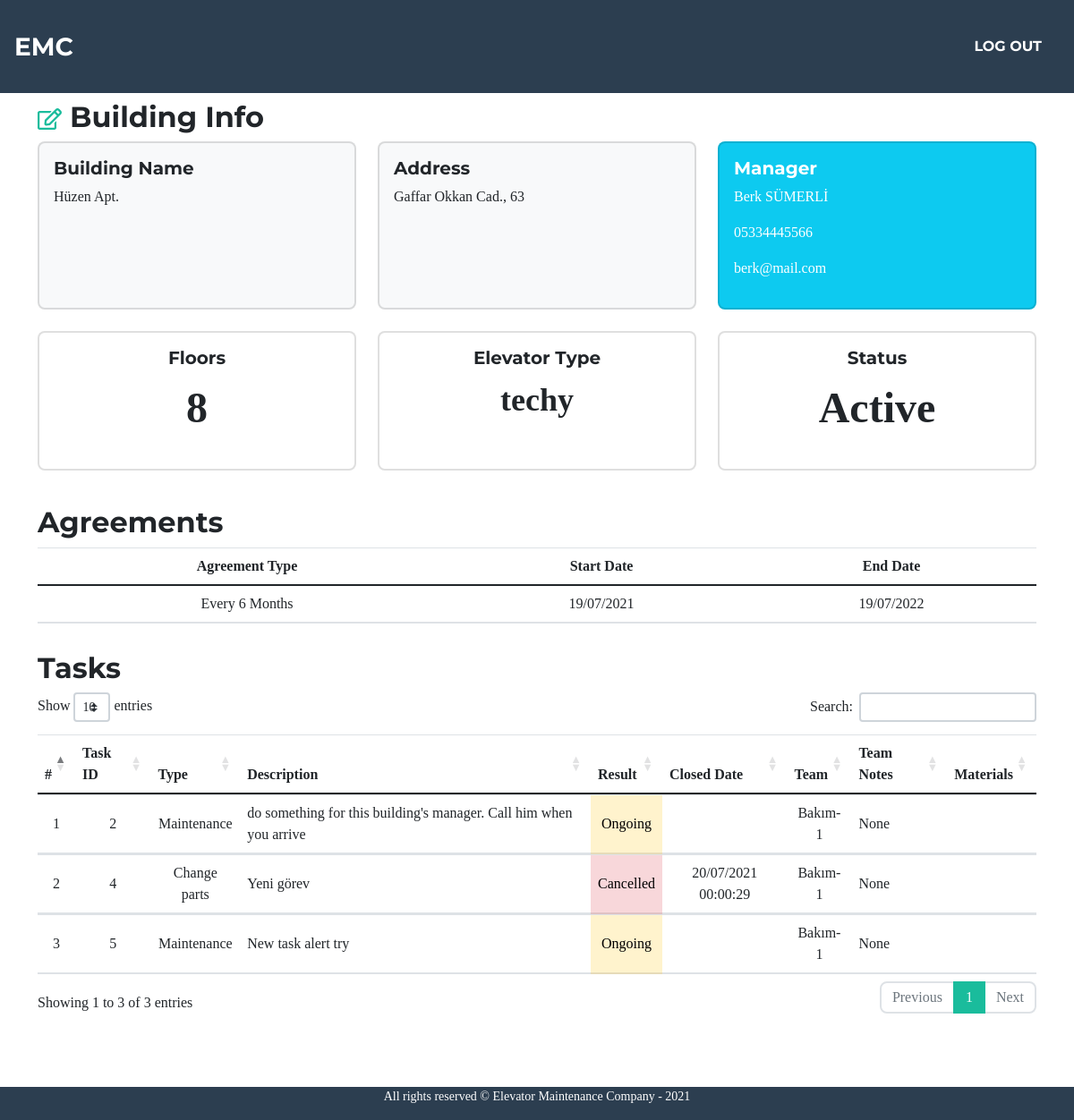
Before: /buildingDetail/2 (signed in) with the older database file.
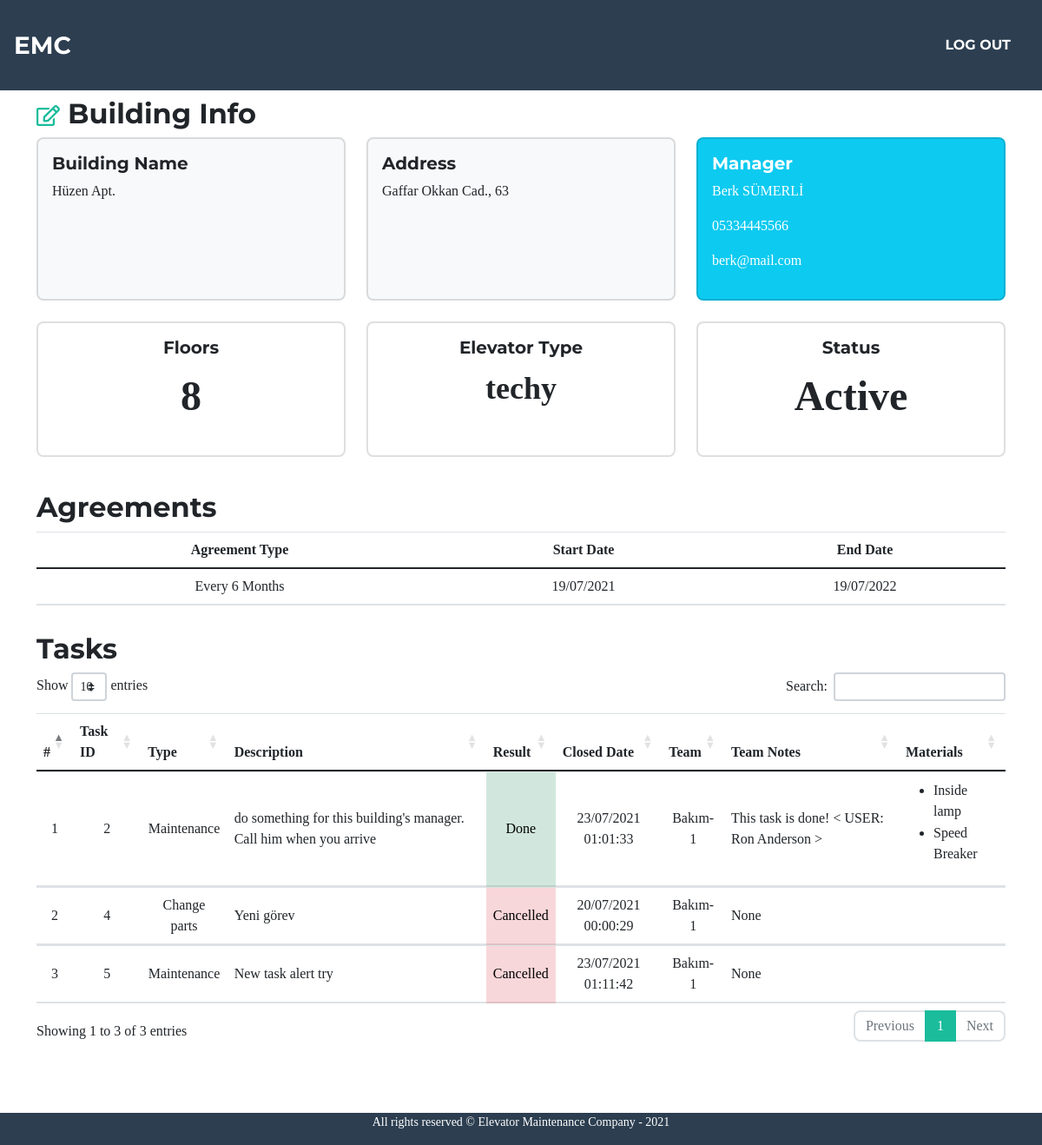
After: the same page with the newer database file.
### maintenance/models.py (models this page shows, shortened)
class Building(models.Model):
    address = models.CharField(max_length=300)
    coordinates = models.CharField(null=True, max_length=32)
    name = models.CharField(max_length=50)
    manager = models.CharField(max_length=100)
    phone_message = 'Phone number must be entered in the format: 05xxxxxxxxx'
    phone_regex = RegexValidator(
        regex=r'^(05)\d{9}$',
        message=phone_message
    )
    phone = models.CharField(validators=[phone_regex], max_length=11,
                             null=True, blank=True)
    email = models.EmailField(null=True, blank=True, max_length=100)
    floors = models.PositiveSmallIntegerField(default=2, validators=[MinValueValidator(2), MaxValueValidator(25)])
    elevator_type = models.CharField(max_length=100)
    creator = models.ForeignKey(User, on_delete=PROTECT, related_name="BuildingCreator")
    status = models.BooleanField(default=True)

class MaintenanceAgreement(models.Model):
    building = models.ForeignKey(Building, on_delete=CASCADE)
    type = models.ForeignKey(AgreementTypes, on_delete=PROTECT, null=True, blank=True)
    start_date = models.DateTimeField(default=datetime.now(), null=True, blank=True)
    end_date = models.DateTimeField(default=datetime.now(), null=True, blank=True)

class AgreementTypes(models.Model):
    type= models.CharField(max_length=100)
    def __str__(self) -> str:
        return self.type

class Task(models.Model):
    building = models.ForeignKey(Building, on_delete=CASCADE)
    team = models.ForeignKey(Team, on_delete=CASCADE)
    materials = models.ManyToManyField(Material, null=True, blank=True, related_name="materials")
    description = models.CharField(max_length=200, null=True, blank=True)
    date = models.DateTimeField(default=datetime.now())
    created = models.DateTimeField(default=datetime.now())
    updated = models.DateTimeField(null=True, blank=True)
    result = models.BooleanField(null=True, blank=True)
    closed = models.DateTimeField(null=True, blank=True)
    notes = models.CharField(max_length=400, null=True, blank=True)
    type = models.ForeignKey(TaskTypes, on_delete=PROTECT)

class TaskTypes(models.Model):
    type = models.CharField(max_length=32)

class Team(models.Model):
    leader = models.ForeignKey(User, on_delete=models.CASCADE, related_name="team_leader")
    name = models.CharField(max_length=50)
    description = models.CharField(max_length=200)

class Material(models.Model):
    name = models.CharField(max_length=100)
    in_stock = models.BooleanField(default=True)

### maintenance/views.py (the view)
# urls.py: path("buildingDetail/<int:building_id>", views.buildingDetail, name="buildingDetail"),
@login_required
def buildingDetail(request, building_id):
    try:
        building = Building.objects.get(pk=building_id)
    except:
        messages.warning(request, "No such a building")
        return HttpResponseRedirect(request.META.get('HTTP_REFERER'))
    agreement = MaintenanceAgreement.objects.filter(building_id = building_id)
    tasks = Task.objects.filter(building_id = building_id)
    return render(request, "maintenance/buildingDetail.html", {
        "building":building,
        "agreement":agreement,
        "tasks":tasks
    })

### maintenance/templates/maintenance/buildingDetail.html (shortened to what this page needs)
{% extends "maintenance/layout.html" %}
{% load static %}
{% load tz %}
{% block main %}
    {% if building %}
        <div>
            <h2><a href="javascript:void(0)" id="editBuilding" data-bid="{{ building.id }}"><i class='far fa-edit' style="font-size: 24;"></i></a> Building Info</h2>
            <div class="row row-cols-1 row-cols-md-3">
                <div class="col mb-4">
                  <div class="card h-100 bg-light">
                    <div class="card-body">
                      <h5 class="card-title">Building Name</h5>
                      <p class="card-text bInfo" id="bName">{{ building.name }}</p>
                    </div>
                  </div>
                </div>
                <div class="col mb-4">
                  <div class="card h-100 bg-light">
                    <div class="card-body">
                      <h5 class="card-title">Address</h5>
                      <p class="card-text bInfo" id="bAddress">{{ building.address }}</p>
                    </div>
                  </div>
                </div>
                <div class="col mb-4">
                  <div class="card h-100 bg-info text-white">
                    <div class="card-body">
                      <h5 class="card-title">Manager</h5>
                      <p class="card-text bInfo" id="bManager">{{ building.manager }}</p>
                      <p class="card-text bInfo" id="bPhone">{{ building.phone }}</p>
                      <p class="card-text bInfo" id="bEmail">{{ building.email }}</p>
                    </div>
                  </div>
                </div>
                <div class="col mb-4">
                  <div class="card h-100">
                    <div class="card-body">
                      <h5 class="card-title" style="text-align: center;">Floors</h5>
                      <p class="card-text bInfo" id="bFloors" style="font-size: 48px; font-weight: 600; text-align: center;">{{ building.floors }}</p>
                    </div>
                  </div>
                </div>
                <div class="col mb-4">
                    <div class="card h-100">
                      <div class="card-body">
                        <h5 class="card-title" style="text-align: center;">Elevator Type</h5>
                        <p class="card-text bInfo" id="bElevator" style="font-weight: 600; font-size: 36px; text-align: center;">{{ building.elevator_type }}</p>
                      </div>
                    </div>
                  </div>
                  <div class="col mb-4">
                    <div class="card h-100">
                      <div class="card-body">
                        <h5 class="card-title" style="text-align: center;">Status</h5>
                        {% if building.status == True %}
                        <p class="card-text bInfo" id="bStatus" style="font-weight: 600; font-size: 48px; text-align: center;">Active</p>
                        {% else %}
                        <p class="card-text bInfo" id="bStatus" style="font-weight: 600; font-size: 48px; text-align: center;">InActive</p>
                        {% endif %}
                      </div>
                    </div>
                  </div>
              </div>
        </div>
        {% if agreement %}
            <div class="table-responsive" style="margin-top:15px;">
                <h2>Agreements</h2>
                <table class="table">
                    <thead style="text-align: center; vertical-align: middle;">
                        <th>Agreement Type</th>
                        <th>Start Date</th>
                        <th>End Date</th>
                    </thead>
                    <tbody>
                        {% for a in agreement %}
                        <tr style="text-align: center; vertical-align: middle;"">
                            <td>{{ a.type }}</td>
                            <td>{{ a.start_date|localtime|date:"d/m/Y" }}</td>
                            <td>{{ a.end_date|localtime|date:"d/m/Y" }}</td>
                        </tr>
                        {% endfor %}
                    </tbody>
                </table>
            </div>
        {% endif %}
        {% if tasks %}
            <div class="table-responsive" style="margin-top:15px; margin-bottom:80px">
                <h2>Tasks</h2>
                <table class="table" id="bldTasksTbl">
                    <thead style="text-align: center; vertical-align: middle;">
                        <th>#</th>
                        <th>Task ID</th>
                        <th>Type</th>
                        <th>Description</th>
                        <th>Result</th>
                        <th>Closed Date</th>
                        <th>Team</th>
                        <th>Team Notes</th>
                        <th>Materials</th>
                    </thead>
                    <tbody>
                        {% for task in tasks %}
                            <tr style="text-align: center; vertical-align: middle;">
                                <td style="text-align: center; vertical-align: middle;">{{ forloop.counter }}</td>
                                <td style="text-align: center; vertical-align: middle;">{{ task.id }}</td>
                                <td style="text-align: center; vertical-align: middle;">{{ task.type.type }}</td>
                                <td style="text-align: left; vertical-align: middle;">{{ task.description }}</td>
                                {% if task.result == None %}
                                <td class="table-warning" style="text-align: center; vertical-align: middle;">Ongoing</td>
                                {% elif task.result == True%}
                                <td class="table-success" style="text-align: center; vertical-align: middle;">Done</td>
                                {% elif task.result == False %}
                                <td class="table-danger" style="text-align: center; vertical-align: middle;">Cancelled</td>
                                {% endif %}
                                <td style="text-align: center; vertical-align: middle;">{{ task.closed|localtime|date:"d/m/Y H:i:s" }}</td>
                                <td style="text-align: center; vertical-align: middle;">{{ task.team.name }}</td>
                                <td style="text-align: left; vertical-align: middle;">{{ task.notes }}</td>
                                <td style="text-align: left; vertical-align: middle;">
                                    <ul>
                                        {% for m in task.materials.all %}
                                            <li style="margin-top:1px; margin-bottom:1px">{{ m.name }}</li>
                                        {% endfor %}
                                    </ul>
                                </td>
                            </tr>
                        {% endfor %}
                    </tbody>
                </table>
            </div>
        {% endif %}
    {% endif %}
{% endblock %}

### maintenance/templates/maintenance/layout.html (shortened to what this page needs)
{% load static %}
<!DOCTYPE html>
<html lang="en">
    <head>
        <link rel="stylesheet" href="https://cdn.jsdelivr.net/npm/bootstrap@4.5.3/dist/css/bootstrap.min.css">
        <link href="https://cdnjs.cloudflare.com/ajax/libs/twitter-bootstrap/4.5.2/css/bootstrap.css" rel="stylesheet">
        <link href="https://cdn.datatables.net/1.10.25/css/dataTables.bootstrap4.min.css" rel="stylesheet">
        <link href="{% static 'maintenance/wstyle.css' %}" rel="stylesheet">
    </head>
    <body id="page-top" style="font-family:Century Gothic;">
        <nav class="navbar navbar-expand-lg bg-secondary text-uppercase fixed-top" id="mainNav">
                <a class="navbar-brand" href="/">EMC</a>
                <div class="collapse navbar-collapse" id="navbarResponsive">
                    <ul class="navbar-nav ms-auto">
                    {% if request.user.is_authenticated %}
                        <li class="nav-item mx-0 mx-lg-1"><a class="nav-link py-3 px-0 px-lg-3 rounded" href="{% url 'logout' %}">Log Out</a></li>
                    {% else %}
                        <li class="nav-item mx-0 mx-lg-1"><a class="nav-link py-3 px-0 px-lg-3 rounded" href="{% url 'register' %}">Register</a></li>
                        <li class="nav-item mx-0 mx-lg-1"><a class="nav-link py-3 px-0 px-lg-3 rounded" href="{% url 'login' %}">Login</a></li>
                    {% endif %}
                    </ul>
                </div>
        </nav>
        <main class="container" style="padding-top: 7rem;">
            {% block main %}{% endblock %}
        </main>
        <footer class="small text-center text-muted bg-secondary">
            <p id="footerText">All rights reserved &#169; Elevator Maintenance Company - 2021</p>
        </footer>
    </body>
</html>

Changed rows visible on the page:
changed Task "do something for this building's manager. Call him when you arrive": gains Material (name "Inside lamp"); gains Material (name "Speed Breaker"); closed (not shown) → "23/07/2021 01:01:33"; notes "None" → "This task is done! < USER: Ron Anderson >"; result "Ongoing" → "Done"
changed Task "New task alert try": closed (not shown) → "23/07/2021 01:11:42"; result "Ongoing" → "Cancelled"
